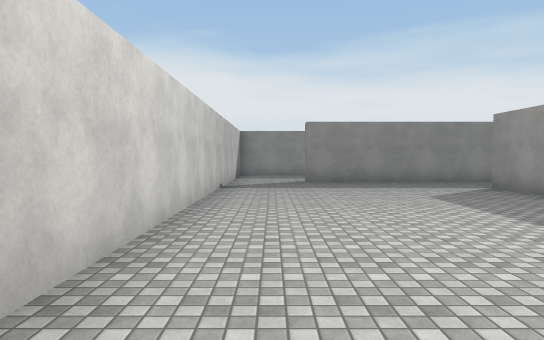
view 1 (above)

21 first-person views from a walk through a Unity game level. The camera is 1.5 m above the floor, tilts 2° down and sees 70° across. The floor is counted in squares, 2 m on a side. Each view is taken from the middle of a square. On the plan, view 1 faces up. The plan holds only what a view shows up to about 12 squares ahead; the rest is blank. The player is left out. Surface patterns are stand-ins for the level's own textures.

view 2
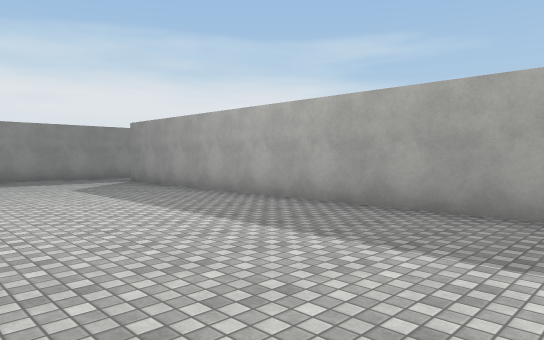

view 3
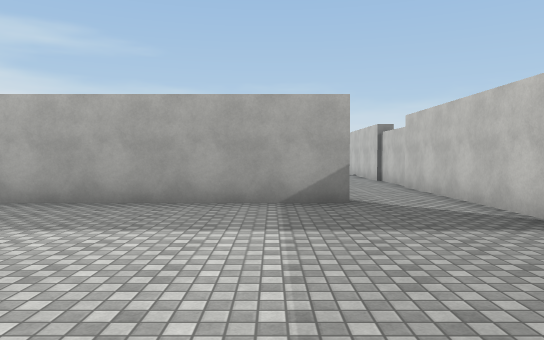

view 4
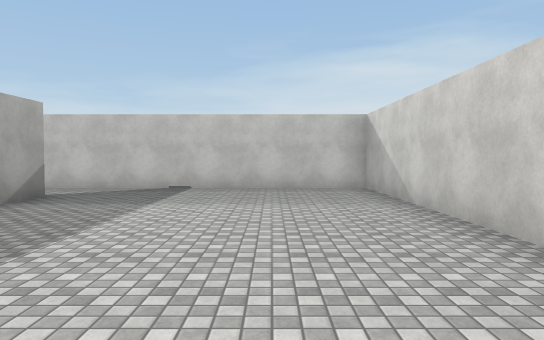

view 5
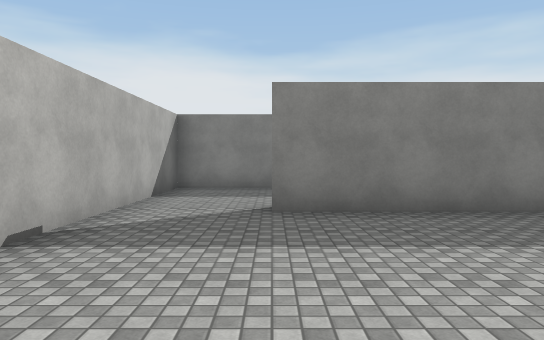

view 6
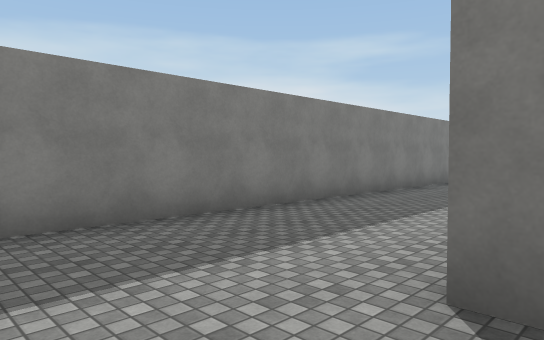

view 7
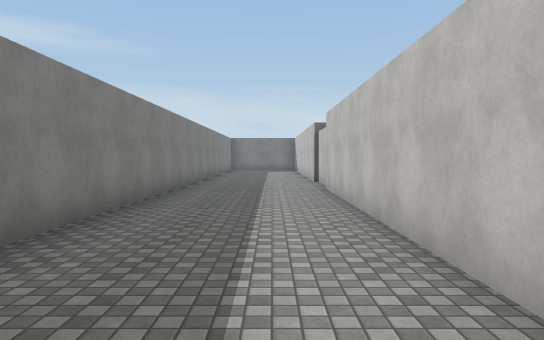

view 8
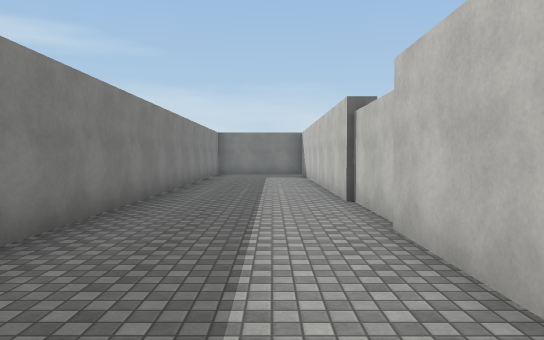

view 9
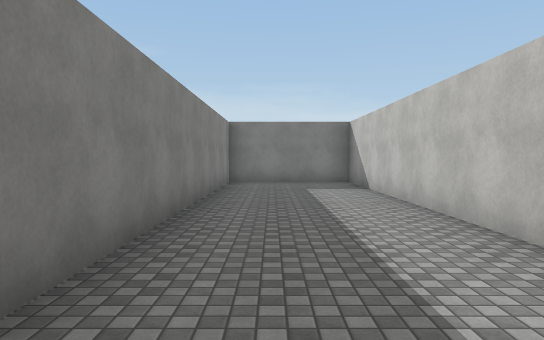

view 10
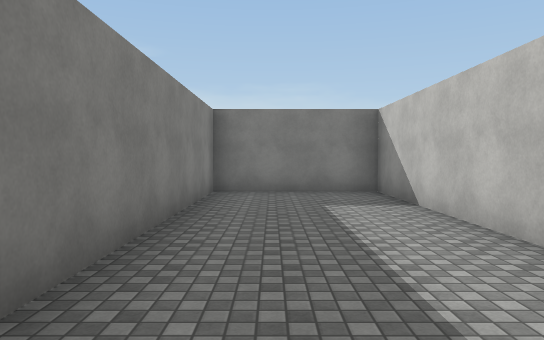

view 11
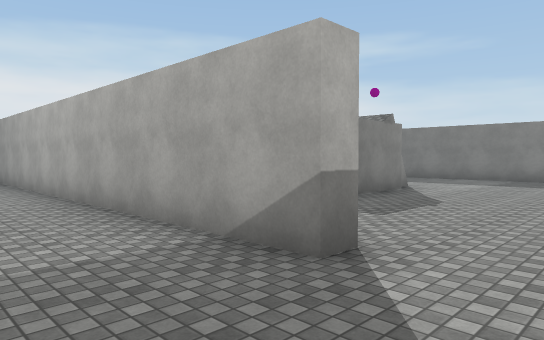

view 12
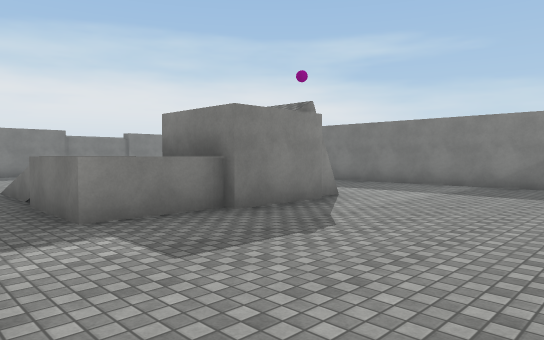

view 13
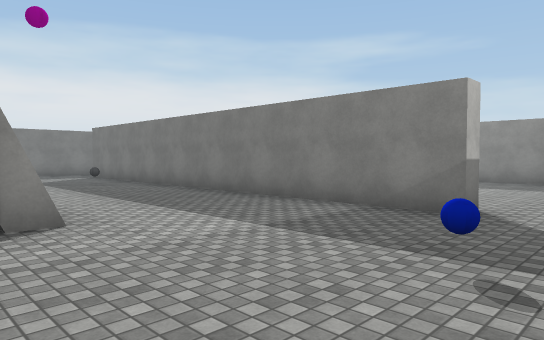

view 14
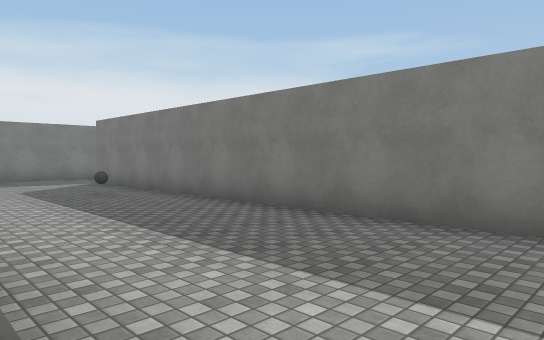

view 15
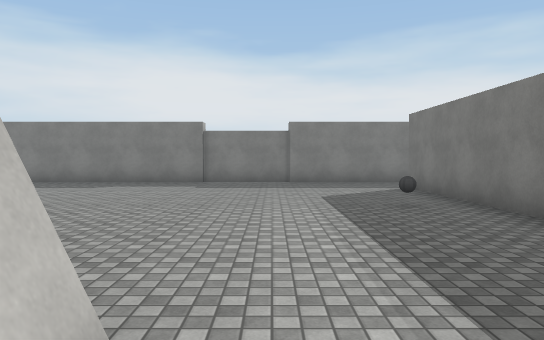

view 16
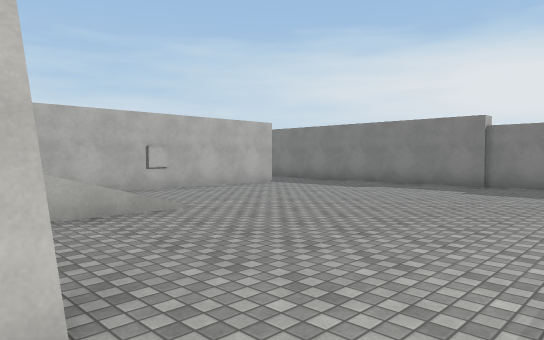

view 17
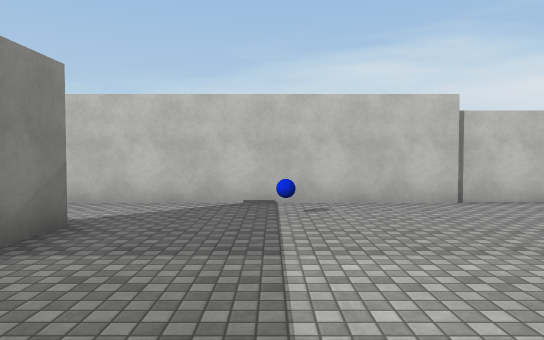

view 18
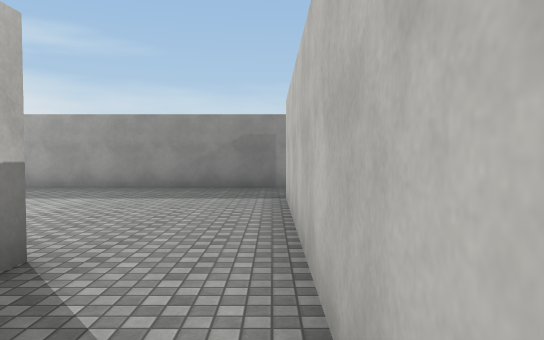

view 19
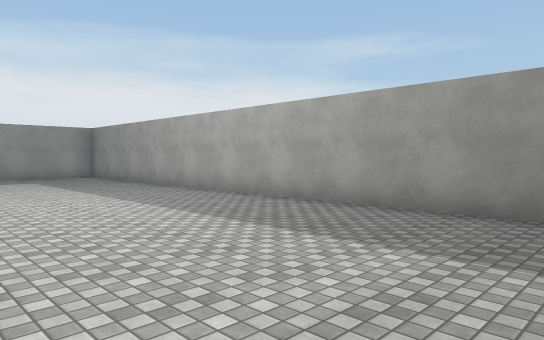

view 20
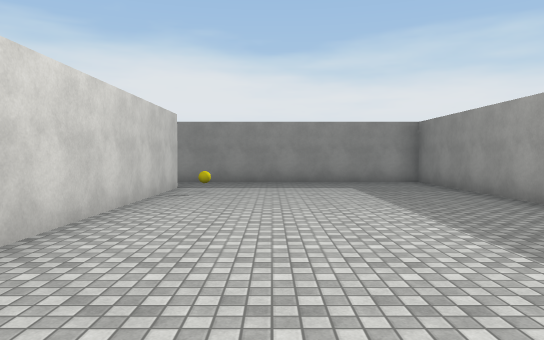

view 21
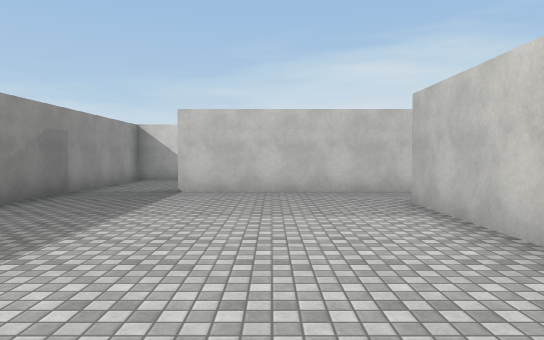

### Floor plan
Points are (right, up) in squares from view 1. A wall is a line through its corners. A room is listed if a view was taken in it or the views show most of it. See-through windows are left out.
Room 1 (views 1, 2, 3, 4, 5, 6, 7, 8, 9, 10, 11, 12)
walls: (6.5, 11.2) (1, 11.2) (1, 11.8); (3.8, 11.7) (11, 11.7); (11.4, 11.7) (23.3, 11.7) (23.3, 15.2) (-1.2, 15.2) (-1.2, -5.3) (6.5, -5.3); (5.9, -3.3) (5.3, -3.3) (5.3, 9.2)
ways out: opening at (6, -4.5) to room 2; opening at (6, 10) to room 2
Room 2 (views 13, 14, 15, 16, 17, 18)
walls: (12.3, 1.6) (12.3, 1); (12.2, -0.5) (11.8, -0.5); (11.5, -0.8) (9.5, -0.8) (9.5, 1.2); (16.8, -3.3) (16.3, -3.3) (16.3, 9.2); (5.8, 9.2) (5.8, 3); (8.9, -5.3) (16.6, -5.3); (16.6, 11.2) (6.5, 11.2); (6.5, -5.3) (8.5, -5.3)
ways out: opening at (6, -4.5) to room 1; opening at (6, 10) to room 1; opening at (17, -4.5) to room 3; opening at (17, 10) to room 3
objects: ball (14, -4); grey ball (15, 6)
Room 3 (views 19, 20, 21)
walls: (16.8, -0.1) (16.8, -3.3); (16.8, 9.2) (16.8, 3.1); (16.6, -5.3) (21, -5.3); (23.3, -5.5) (23.3, 11.2) (16.6, 11.2)
ways out: opening at (17, -4.5) to room 2; opening at (17, 10) to room 2; opening at (22.5, -6)
objects: other object (18, 8)

Positions as (right, up) in squares from view 1, and headings:
1: (0, 0), facing up
2: (0, -2), facing up-right
3: (-1, -2), facing right
4: (1, 4), facing down
5: (1, 6), facing up
6: (-1, 11), facing up-right
7: (2, 13), facing right
8: (7, 13), facing right
9: (12, 14), facing right
10: (15, 14), facing right
11: (3, -5), facing up-right
12: (6, -5), facing up-right
13: (11, -5), facing up-right
14: (12, -2), facing up-right
15: (13, 0), facing up
16: (14, 1), facing up-left
17: (14, 1), facing down
18: (14, -5), facing right
19: (18, -3), facing up-right
20: (19, 0), facing up
21: (19, 3), facing down
